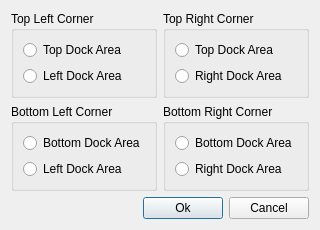
<?xml version="1.0" encoding="UTF-8"?>
<ui version="4.0">
 <class>DockCornerSettingsDialog</class>
 <widget class="QDialog" name="DockCornerSettingsDialog">
  <property name="geometry">
   <rect>
    <x>0</x>
    <y>0</y>
    <width>317</width>
    <height>209</height>
   </rect>
  </property>
  <property name="windowTitle">
   <string>Dock Corner Settings</string>
  </property>
  <layout class="QVBoxLayout" name="verticalLayout_5">
   <item>
    <layout class="QGridLayout" name="gridLayout">
     <item row="0" column="0">
      <widget class="QGroupBox" name="groupBox">
       <property name="title">
        <string>Top Left Corner</string>
       </property>
       <layout class="QVBoxLayout" name="verticalLayout">
        <item>
         <widget class="QRadioButton" name="topLeftTopButton">
          <property name="text">
           <string>Top Dock Area</string>
          </property>
         </widget>
        </item>
        <item>
         <widget class="QRadioButton" name="topLeftLeftButton">
          <property name="text">
           <string>Left Dock Area</string>
          </property>
         </widget>
        </item>
       </layout>
      </widget>
     </item>
     <item row="0" column="1">
      <widget class="QGroupBox" name="groupBox_2">
       <property name="title">
        <string>Top Right Corner</string>
       </property>
       <layout class="QVBoxLayout" name="verticalLayout_2">
        <item>
         <widget class="QRadioButton" name="topRightTopButton">
          <property name="text">
           <string>Top Dock Area</string>
          </property>
         </widget>
        </item>
        <item>
         <widget class="QRadioButton" name="topRightRightButton">
          <property name="text">
           <string>Right Dock Area</string>
          </property>
         </widget>
        </item>
       </layout>
      </widget>
     </item>
     <item row="1" column="0">
      <widget class="QGroupBox" name="groupBox_3">
       <property name="title">
        <string>Bottom Left Corner</string>
       </property>
       <layout class="QVBoxLayout" name="verticalLayout_3">
        <item>
         <widget class="QRadioButton" name="bottomLeftBottomButton">
          <property name="text">
           <string>Bottom Dock Area</string>
          </property>
         </widget>
        </item>
        <item>
         <widget class="QRadioButton" name="bottomLeftLeftButton">
          <property name="text">
           <string>Left Dock Area</string>
          </property>
         </widget>
        </item>
       </layout>
      </widget>
     </item>
     <item row="1" column="1">
      <widget class="QGroupBox" name="groupBox_4">
       <property name="title">
        <string>Bottom Right Corner</string>
       </property>
       <layout class="QVBoxLayout" name="verticalLayout_4">
        <item>
         <widget class="QRadioButton" name="bottomRightBottomButton">
          <property name="text">
           <string>Bottom Dock Area</string>
          </property>
         </widget>
        </item>
        <item>
         <widget class="QRadioButton" name="bottomRightRightButton">
          <property name="text">
           <string>Right Dock Area</string>
          </property>
         </widget>
        </item>
       </layout>
      </widget>
     </item>
    </layout>
   </item>
   <item>
    <spacer name="verticalSpacer">
     <property name="orientation">
      <enum>Qt::Vertical</enum>
     </property>
     <property name="sizeHint" stdset="0">
      <size>
       <width>20</width>
       <height>0</height>
      </size>
     </property>
    </spacer>
   </item>
   <item>
    <layout class="QHBoxLayout" name="horizontalLayout">
     <item>
      <spacer name="horizontalSpacer">
       <property name="orientation">
        <enum>Qt::Horizontal</enum>
       </property>
       <property name="sizeHint" stdset="0">
        <size>
         <width>40</width>
         <height>20</height>
        </size>
       </property>
      </spacer>
     </item>
     <item>
      <widget class="QPushButton" name="okButton">
       <property name="text">
        <string>Ok</string>
       </property>
       <property name="default">
        <bool>true</bool>
       </property>
      </widget>
     </item>
     <item>
      <widget class="QPushButton" name="cancelButton">
       <property name="text">
        <string>Cancel</string>
       </property>
      </widget>
     </item>
    </layout>
   </item>
  </layout>
 </widget>
 <resources/>
 <connections>
  <connection>
   <sender>okButton</sender>
   <signal>clicked()</signal>
   <receiver>DockCornerSettingsDialog</receiver>
   <slot>accept()</slot>
   <hints>
    <hint type="sourcelabel">
     <x>192</x>
     <y>187</y>
    </hint>
    <hint type="destinationlabel">
     <x>97</x>
     <y>203</y>
    </hint>
   </hints>
  </connection>
  <connection>
   <sender>cancelButton</sender>
   <signal>clicked()</signal>
   <receiver>DockCornerSettingsDialog</receiver>
   <slot>reject()</slot>
   <hints>
    <hint type="sourcelabel">
     <x>274</x>
     <y>184</y>
    </hint>
    <hint type="destinationlabel">
     <x>300</x>
     <y>167</y>
    </hint>
   </hints>
  </connection>
 </connections>
</ui>
